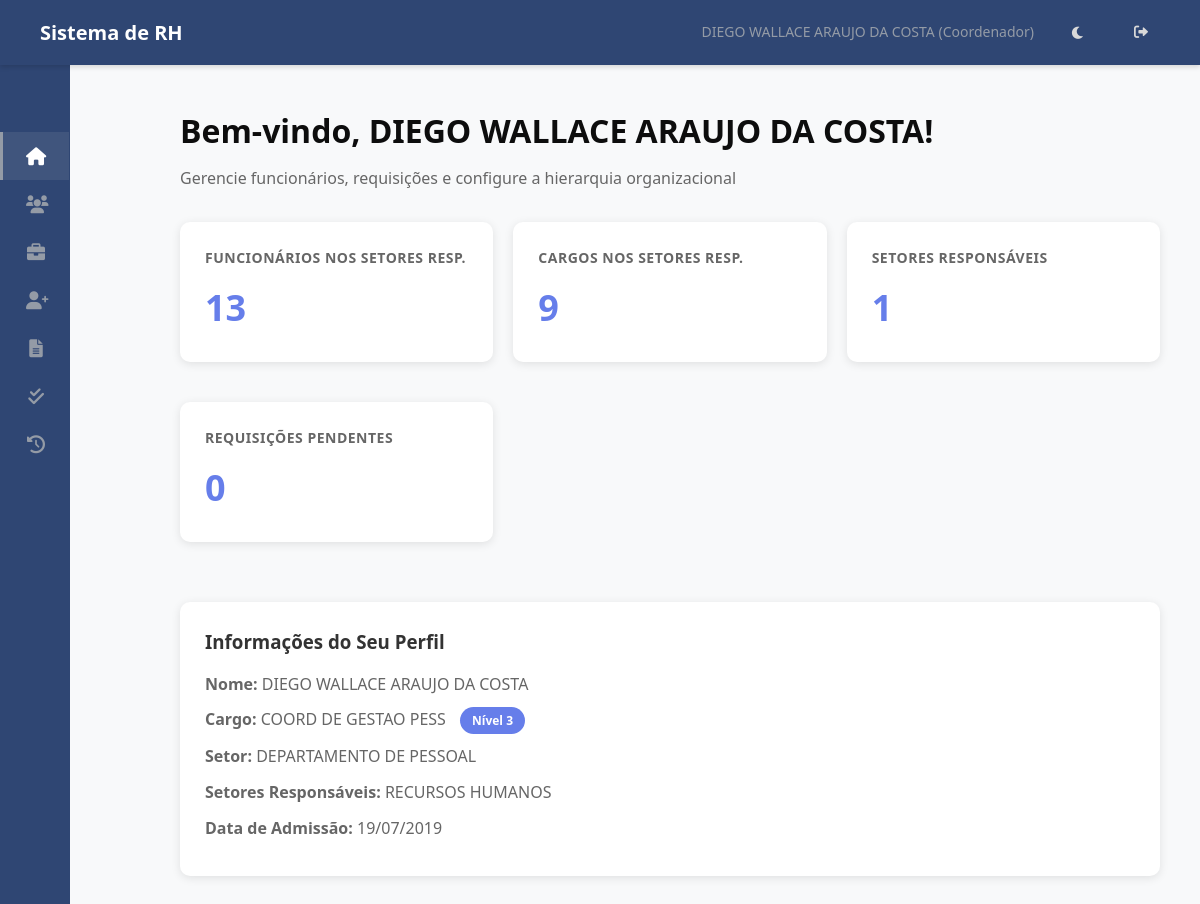
Page / (signed in) on the committed database.
### hierarquia/models.py (models this page shows, shortened)
class Funcionario(models.Model):
    usuario = models.OneToOneField(User, on_delete=models.SET_NULL, null=True, blank=True, related_name='funcionario')
    nome = models.CharField(max_length=255)
    data_nascimento = models.DateField(blank=True, null=True)
    cpf = models.CharField(max_length=14, unique=True, validators=[cpf_validator])
    data_admissao = models.DateField()
    cargo = models.ForeignKey(Cargo, on_delete=models.PROTECT, related_name='funcionarios')
    setor_primario = models.ForeignKey(
        Setor,
        on_delete=models.PROTECT, # Protege contra exclusão de setor com funcionários
        related_name='funcionarios_primarios', # Nome para acesso reverso
        verbose_name='Setor Principal',
        null=True, # TEMPORARIAMENTE True para facilitar migração inicial, depois pode ser False
        blank=True # TEMPORARIAMENTE True
    )
    setores_responsaveis = models.ManyToManyField(
        Setor,
        related_name='responsaveis', # Permite Setor.responsaveis.all()
        blank=True, # Muitos funcionários não serão responsáveis por nenhum setor
        verbose_name='Setores Responsáveis'
    )
    centro_servico = models.ForeignKey(CentroServico, on_delete=models.SET_NULL, null=True, blank=True, related_name='funcionarios')
    ativo = models.BooleanField(default=True)
    criado_em = models.DateTimeField(auto_now_add=True)
    atualizado_em = models.DateTimeField(auto_now=True)
    class Meta:
        ordering = ['nome']
        verbose_name = 'Funcionário'
        verbose_name_plural = 'Funcionários'

class Cargo(models.Model):
    NIVEL_CHOICES = [
        (1, 'Diretor'),
        (2, 'Gestor'),
        (3, 'Coordenador'),
        (4, 'Supervisor'),
        (5, 'ADM/Analista'), # E outros níveis operacionais
    ]
    nome = models.CharField(max_length=255, unique=True)
    nivel = models.IntegerField(choices=NIVEL_CHOICES)
    descricao = models.TextField(blank=True, null=True)
    criado_em = models.DateTimeField(auto_now_add=True)
    atualizado_em = models.DateTimeField(auto_now=True)
    class Meta:
        ordering = ['nivel', 'nome']
        verbose_name = 'Cargo'
        verbose_name_plural = 'Cargos'

class Setor(models.Model):
    nome = models.CharField(max_length=255, unique=True)
    descricao = models.TextField(blank=True, null=True)
    criado_em = models.DateTimeField(auto_now_add=True)
    atualizado_em = models.DateTimeField(auto_now=True)
    class Meta:
        ordering = ['nome']
        verbose_name = 'Setor'
        verbose_name_plural = 'Setores'

### hierarquia/views.py (the view, shortened to what this page needs)
# urls.py: path('', views.dashboard, name='dashboard'), # Rota principal
@login_required(login_url='login')
def dashboard(request):
    try:
        funcionario = Funcionario.objects.get(usuario=request.user)
        if not funcionario.cargo:
            return render(request, 'hierarquia/sem_acesso.html', {'mensagem': 'Seu usuário não está associado a um cargo.'})
    except Funcionario.DoesNotExist:
        return render(request, 'hierarquia/sem_acesso.html', {'mensagem': 'Não foi encontrado um perfil de funcionário associado ao seu usuário.'})
    nivel = funcionario.cargo.nivel
    total_funcionarios_visiveis = 0
    total_cargos_visiveis = 0
    setores_titulo_card = "Informação Setor"
    setores_valor_card = "N/A"
    requisicoes_pendentes_count = 0
    is_setor_name = False
    if nivel == 1:
        total_funcionarios_visiveis = Funcionario.objects.count()
        total_cargos_visiveis = Cargo.objects.count() # Diretor vê todos os cargos
        setores_titulo_card = "Total de Setores"
        setores_valor_card = Setor.objects.count()
        requisicoes_pendentes_count = Requisicao.objects.filter(status='pendente').count()
    elif nivel <= 3:
        setores_responsabilidade = funcionario.setores_responsaveis.all()
        if setores_responsabilidade.exists():
            setores_titulo_card = "Setores Responsáveis"
            setores_valor_card = setores_responsabilidade.count()
            total_funcionarios_visiveis = Funcionario.objects.filter(setor_primario__in=setores_responsabilidade).count()
            total_cargos_visiveis = Cargo.objects.filter(
                funcionarios__setor_primario__in=setores_responsabilidade
            ).distinct().count()
            requisicoes_pendentes_count = Requisicao.objects.filter(
                solicitante__setor_primario__in=setores_responsabilidade, status='pendente'
            ).count()
    context = {
        'funcionario': funcionario,
        'total_funcionarios': total_funcionarios_visiveis,
        'total_cargos': total_cargos_visiveis,
        'setores_titulo_card': setores_titulo_card,
        'setores_valor_card': setores_valor_card,
        'requisicoes_pendentes': requisicoes_pendentes_count,
        'is_setor_name': is_setor_name,
    }
    return render(request, 'hierarquia/dashboard.html', context)

### hierarquia/templatetags/rh_tags.py (called while the page is built)
@register.simple_tag
def is_rh_or_dp(funcionario):
    if funcionario and funcionario.setor_primario:
        if funcionario.setor_primario.nome.upper() in (s.upper() for s in RH_DP_SETORES):
            return True
    return False

### templates/hierarquia/dashboard.html (shortened to what this page needs)
{% extends 'base.html' %}
{% load static %}
{# {% block extra_css %}
    <link rel="stylesheet" href="{% static 'css/dashboard.css' %}">
{% endblock extra_css %} #}
{% block content %}
<div class="container">
    <div class="header">
        <h2>Bem-vindo, {{ funcionario.nome }}!</h2>
        <p>Gerencie funcionários, requisições e configure a hierarquia organizacional</p>
    </div>
    <div class="cards-grid">
        <div class="card">
            {% if funcionario.cargo.nivel == 1 %}
                <div class="card-title">Total de Funcionários</div>
            {% elif funcionario.cargo.nivel <= 3 %}
                <div class="card-title">Funcionários nos Setores Resp.</div>
            {% else %}
                 <div class="card-title">Funcionários no Setor</div>
            {% endif %}
            <div class="card-value">{{ total_funcionarios }}</div>
        </div>
        <div class="card">
            {% if funcionario.cargo.nivel == 1 %}
                <div class="card-title">Total de Cargos</div>
            {% elif funcionario.cargo.nivel <= 3 %}
                <div class="card-title">Cargos nos Setores Resp.</div>
            {% else %}
                 <div class="card-title">Cargos no Setor</div>
            {% endif %}
            <div class="card-value">{{ total_cargos }}</div>
        </div>
        <div class="card">
            <div class="card-title">{{ setores_titulo_card }}</div>
            <div class="card-value {% if is_setor_name %}text-value{% endif %}">
                {{ setores_valor_card }}
            </div>
        </div>
        <div class="card">
             <div class="card-title">Requisições Pendentes</div>
            <div class="card-value">{{ requisicoes_pendentes }}</div>
        </div>
    </div>
    <div class="info-box">
        <h3>Informações do Seu Perfil</h3>
        <p><strong>Nome:</strong> {{ funcionario.nome }}</p>
        <p><strong>Cargo:</strong> {{ funcionario.cargo.nome }} <span class="badge">Nível {{ funcionario.cargo.nivel }}</span></p>
        <p><strong>Setor:</strong>
            {% if funcionario.setor_primario %}
                {{ funcionario.setor_primario.nome }}
            {% else %}
                <span style="color: #999;">Nenhum</span>
            {% endif %}
        </p>
        {% if funcionario.setores_responsaveis.exists %}
        <p><strong>Setores Responsáveis:</strong>
            {% for setor_resp in funcionario.setores_responsaveis.all %}
                {{ setor_resp.nome }}{% if not forloop.last %}, {% endif %}
            {% endfor %}
        </p>
        {% endif %}
        <p><strong>Data de Admissão:</strong> {{ funcionario.data_admissao|date:"d/m/Y" }}</p>
    </div>
</div>
{% endblock content %}

### templates/base.html (shortened to what this page needs)
{% load static %}
{% load rh_tags %}
<!DOCTYPE html>
<html lang="pt-BR">
<head>
    <link rel="stylesheet" href="{% static 'css/base.css' %}">
    <link rel="stylesheet" href="https://cdnjs.cloudflare.com/ajax/libs/font-awesome/6.0.0/css/all.min.css">
    {% block extra_css %}{% endblock extra_css %}
</head>
<body>
    <nav class="navbar">
        <h1>Sistema de RH</h1>
        <div class="navbar-user">
            {% if user.is_authenticated %}
                {% with funcionario_logado=request.user.funcionario %}
                    <span>
                        {{ funcionario_logado.nome|default:user.username }}
                        {% if funcionario_logado.cargo %} ({{ funcionario_logado.cargo.get_nivel_display }}) {% endif %}
                    </span>
                {% endwith %}
            {% else %}
                <span>Visitante</span>
            {% endif %}
            <button id="theme-toggle" class="theme-toggle-btn" aria-label="Alternar tema">
            </button>
            {% if user.is_authenticated %}
                <a href="{% url 'logout' %}" title="Sair"><i class="fas fa-sign-out-alt"></i></a>
            {% else %}
                <a href="{% url 'login' %}" title="Entrar"><i class="fas fa-sign-in-alt"></i></a>
            {% endif %}
        </div>
    </nav>
    <div class="page-container">
        <aside class="sidebar" id="sidebar">
            <div class="sidebar-header">
            </div>
            <nav class="menu-items">
                {% with funcionario_logado=request.user.funcionario %}
                    {% is_rh_or_dp funcionario_logado as eh_rh %}
                    <a href="{% url 'dashboard' %}" class="menu-item {% if request.resolver_match.url_name == 'dashboard' %}active{% endif %}">
                        <i class="fas fa-home fa-fw"></i> <span class="menu-text">Dashboard</span>
                    </a>
                    <a href="{% url 'listar_setores_funcionarios' %}" class="menu-item {% if 'funcionarios' in request.resolver_match.view_name or 'detalhar_funcionario' in request.resolver_match.url_name %}active{% endif %}">
                        <i class="fas fa-users fa-fw"></i> <span class="menu-text">Funcionários</span>
                    </a>
                    {% if user.is_superuser or eh_rh %}
                        <a href="{% url 'listar_vagas' %}" class="menu-item {% if 'vaga' in request.resolver_match.url_name %}active{% endif %}">
                            <i class="fas fa-briefcase fa-fw"></i> <span class="menu-text">Gerenciar Vagas</span>
                        </a>
                    {% endif %}
                    {% if user.is_authenticated %}
                        {% if funcionario_logado %}
                            {% if user.is_superuser or funcionario_logado.cargo and funcionario_logado.cargo.nivel <= 5 %}
                                <a href="{% url 'criar_rp' %}" class="menu-item {% if request.resolver_match.url_name == 'criar_rp' %}active{% endif %}">
                                    <i class="fas fa-user-plus fa-fw"></i> <span class="menu-text">Abrir RP</span>
                                </a>
                            {% endif %}
                            <a href="{% url 'minhas_rps' %}" class="menu-item {% if request.resolver_match.url_name == 'minhas_rps' %}active{% endif %}">
                                <i class="fas fa-file-alt fa-fw"></i> <span class="menu-text">Minhas RPs</span>
                            </a>
                            {% if user.is_superuser or eh_rh or funcionario_logado.cargo and funcionario_logado.cargo.nivel <= 4 %}
                                <a href="{% url 'listar_rps_para_aprovar' %}" class="menu-item {% if request.resolver_match.url_name == 'listar_rps_para_aprovar' %}active{% endif %}">
                                    <i class="fas fa-check-double fa-fw"></i> <span class="menu-text">Aprovar RPs</span>
                                </a>
                            {% endif %}
                            <a href="{% url 'historico_rps' %}" class="menu-item {% if request.resolver_match.url_name == 'historico_rps' %}active{% endif %}">
                                <i class="fas fa-history fa-fw"></i> <span class="menu-text">Histórico de RPs</span>
                            </a>
                         {% endif %}
                    {% endif %}
                {% endwith %}
            </nav>
        </aside>
        <main class="main-content" id="main-content">
            {% block content %}{% endblock content %}
        </main>
    </div>
</body>
</html>

### static/css/base.css (style rules this page uses)
:root { --sidebar-width-expanded: 250px; --sidebar-width-collapsed: 70px; --bg-primary: #FFFFFF; --bg-secondary: #f8f9fa; --bg-navbar: #2F4673; --bg-sidebar: #2F4673; --bg-hover: rgba(217, 217, 217, 0.05); --bg-active: rgba(217, 217, 217, 0.1); --text-primary: #0D0D0D; --text-secondary: #64758C; --text-muted: #949BA6; --text-navbar: #D9D9D9; --text-sidebar: #D9D9D9; --text-sidebar-hover: #FFFFFF; --border-color: #D9D9D9; --border-accent: #949BA6; --shadow-color: rgba(0, 0, 0, 0.1); --shadow-navbar: rgba(0, 0, 0, 0.15); --accent-color: #64758C; }
* { margin: 0; padding: 0; box-sizing: border-box; }
body { font-family: 'Segoe UI', Tahoma, Geneva, Verdana, sans-serif; color: var(--text-primary); background-color: var(--bg-secondary); font-size: 16px; line-height: 1.6; transition: background-color 0.3s ease, color 0.3s ease; overflow: hidden; }
.navbar { background-color: var(--bg-navbar); color: var(--text-navbar); padding: 0 40px; height: 65px; display: flex; justify-content: space-between; align-items: center; box-shadow: 0 2px 5px var(--shadow-navbar); position: relative; z-index: 1001; }
.navbar h1 { font-size: 20px; font-weight: 600; color: #FFFFFF; }
.navbar-user { display: flex; align-items: center; gap: 25px; }
.navbar-user span { font-size: 14px; color: var(--text-muted); }
.navbar-user a, .theme-toggle-btn { color: var(--text-navbar); text-decoration: none; padding: 8px 12px; border-radius: 4px; font-size: 14px; font-weight: 500; transition: background-color 0.2s ease, color 0.2s ease; cursor: pointer; background: none; border: none; font-family: inherit; }
.page-container { display: flex; height: calc(100vh - 65px); }
.sidebar { width: var(--sidebar-width-expanded); background: var(--bg-sidebar); height: 100%; overflow-y: auto; overflow-x: hidden; display: flex; flex-direction: column; transition: width 0.3s ease; z-index: 1000; position: relative; }
.sidebar-header { display: flex; justify-content: space-between; align-items: center; padding: 25px 25px 15px 25px; }
.sidebar .menu-items { display: flex; flex-direction: column; padding-bottom: 20px; }
.sidebar .menu-item { padding: 12px 25px; text-decoration: none; color: var(--text-sidebar); font-weight: 500; display: flex; align-items: center; gap: 12px; font-size: 15px; border-left: 3px solid transparent; margin-right: 1px; transition: background-color 0.2s ease, color 0.2s ease, border-left-color 0.2s ease; white-space: nowrap; }
.sidebar .menu-item i { font-size: 18px; width: 20px; text-align: center; color: var(--text-muted); transition: color 0.2s ease; flex-shrink: 0; }
.sidebar .menu-item.active { background-color: var(--bg-active); color: var(--text-sidebar-hover); border-left-color: var(--border-accent); font-weight: 600; }
.sidebar .menu-item.active i { color: var(--text-sidebar-hover); }
.sidebar.sidebar-collapsed { width: var(--sidebar-width-collapsed); }
.sidebar.sidebar-collapsed .menu-item { justify-content: center; padding-left: 0; padding-right: 0; gap: 0; }
.sidebar.sidebar-collapsed .menu-item i { margin: 0; }
.main-content { flex: 1; overflow-y: auto; padding: 30px; background-color: var(--bg-secondary); margin-left: var(--sidebar-width-expanded); transition: margin-left 0.3s ease; }
.sidebar.sidebar-collapsed ~ .main-content { margin-left: var(--sidebar-width-collapsed); }
.container { max-width: 1000px; margin: 0 auto; padding: 0; }
.card { background: var(--bg-primary); border-radius: 10px; padding: 25px; box-shadow: 0 2px 10px var(--shadow-color); transition: transform 0.3s ease, box-shadow 0.3s ease, background-color 0.3s ease; margin-bottom: 20px; }

### rows in the picture
Funcionario: nome "DIEGO WALLACE ARAUJO DA COSTA", cargo.nivel "Coordenador", cargo.nome "COORD DE GESTAO PESS", cargo.nivel "3", setor_primario.nome "DEPARTAMENTO DE PESSOAL", data_admissao "19/07/2019"
Setor: nome "RECURSOS HUMANOS"

### other values in the picture
{{ total_funcionarios }} "13"
{{ total_cargos }} "9"
{{ setores_titulo_card }} "SETORES RESPONSÁVEIS"
{{ setores_valor_card }} "1"
{{ requisicoes_pendentes }} "0"
